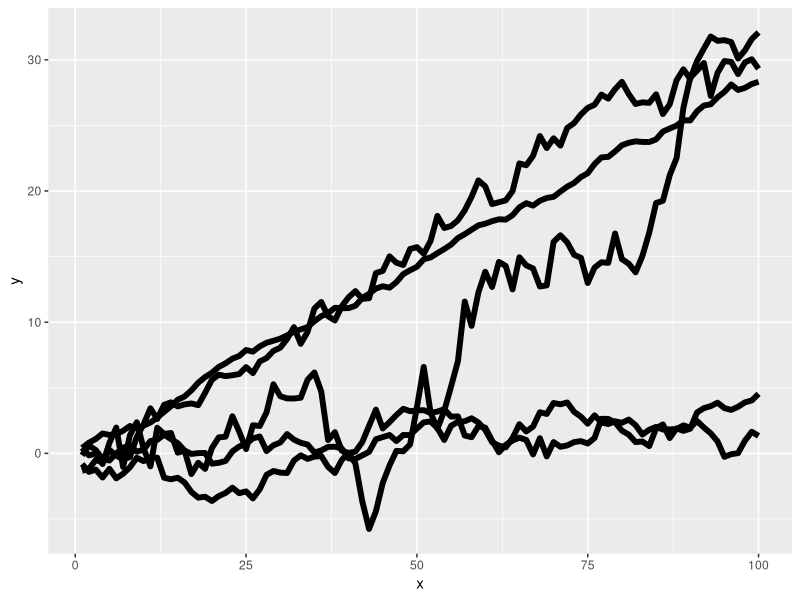
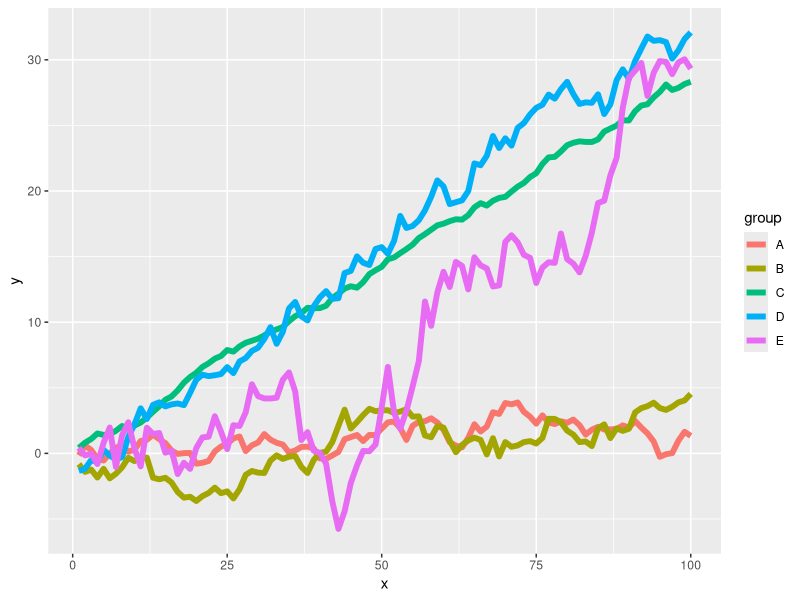
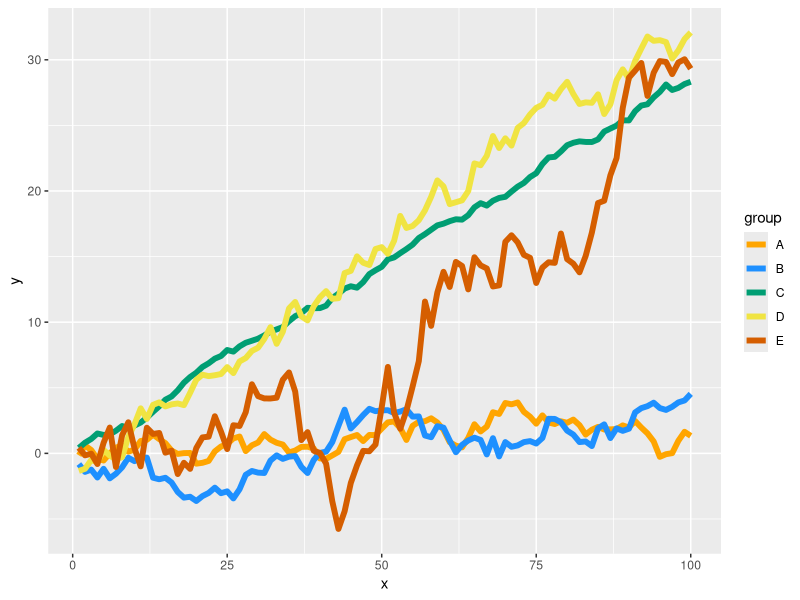
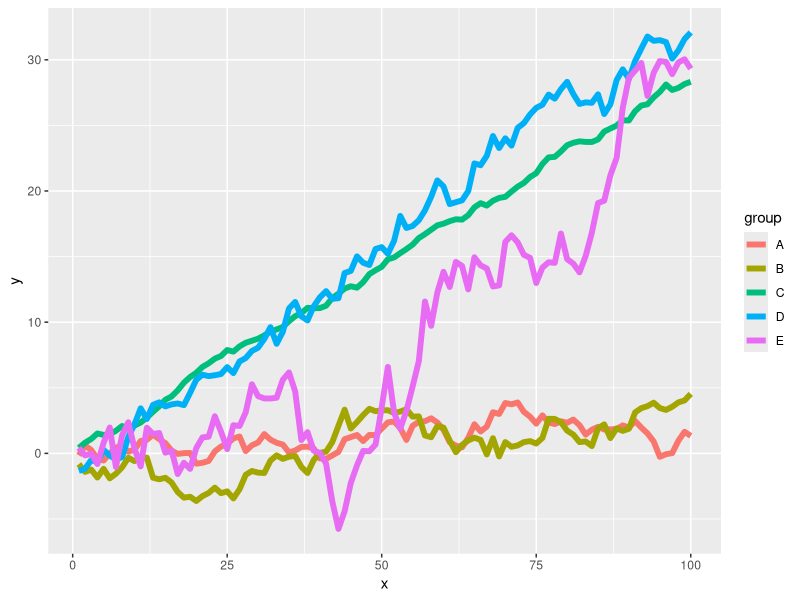
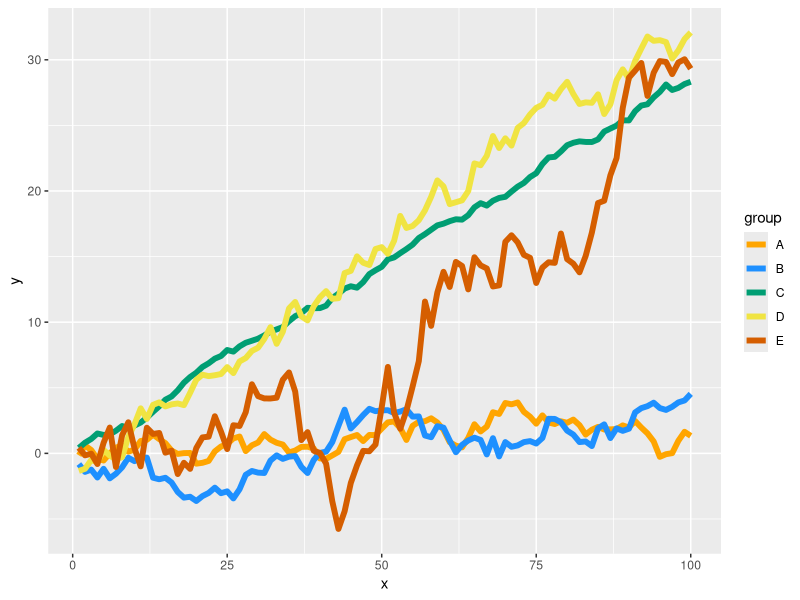

Generate these figures, in order, with R:
## ---- chunk 1
library(ggplot2)  
library(tidyverse)                       # Install & load ggthemes
library(ggthemes)
## ---- chunk 2
my_data <- data.frame(x = 1:100,                          # Create example data
                      y = c(cumsum(rnorm(100, 0, 0.5)),
                            cumsum(rnorm(100, 0.1, 0.6)),
                            cumsum(rnorm(100, 0.3, 0.2)),
                            cumsum(rnorm(100, 0.2, 0.8)),
                            cumsum(rnorm(100, 0.2, 1.5))),
                      group = rep(LETTERS[1:5], each = 100))
## ---- chunk 3
#| title: GDP and Life Expectancy
ggplot(data = my_data,                                    # Plot without color
       aes(x = x,
           y = y,
           group = group)) +
  geom_line(linewidth = 2)
## ---- chunk 4
#| title: GDP and Life Expectancy 2
my_ggp1 <- ggplot(data = my_data,                         # Default colors
                  aes(x = x,
                      y = y,
                      color = group)) +
  geom_line(linewidth = 2)
my_ggp1
## ---- chunk 5
#| title: GDP and Life Expectancy 3
my_ggp1 +                                                 # Change colors
  scale_color_manual(values = c("A" = "orange", 
                                "B" = "dodgerblue", 
                                "C" = "#009E73", 
                                "D" = "#F0E442", 
                                "E" = "#D55E00"))
## ---- chunk 6
#| title: GDP and Life Expectancy 2
my_ggp1 <- ggplot(data = my_data,                         # Default colors
                  aes(x = x,
                      y = y,
                      color = group)) +
  geom_line(linewidth = 2)
my_ggp1
## ---- chunk 7
#| title: GDP and Life Expectancy 3
my_ggp1 +                                                 # Change colors
  scale_color_manual(values = c("A" = "orange", 
                                "B" = "dodgerblue", 
                                "C" = "#009E73", 
                                "D" = "#F0E442", 
                                "E" = "#D55E00"))
